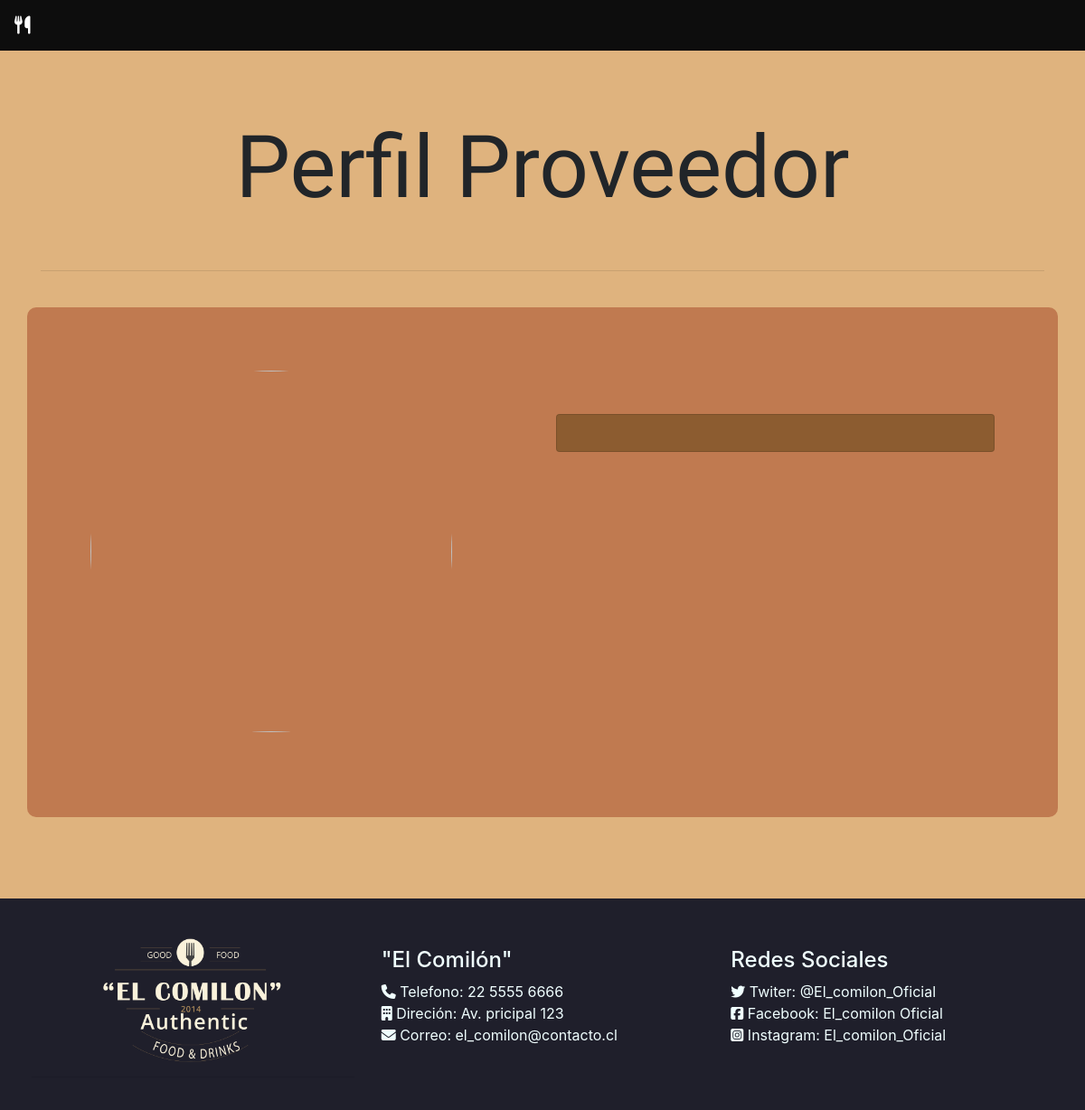
The page /proveedores/informacion on the database as committed earlier.
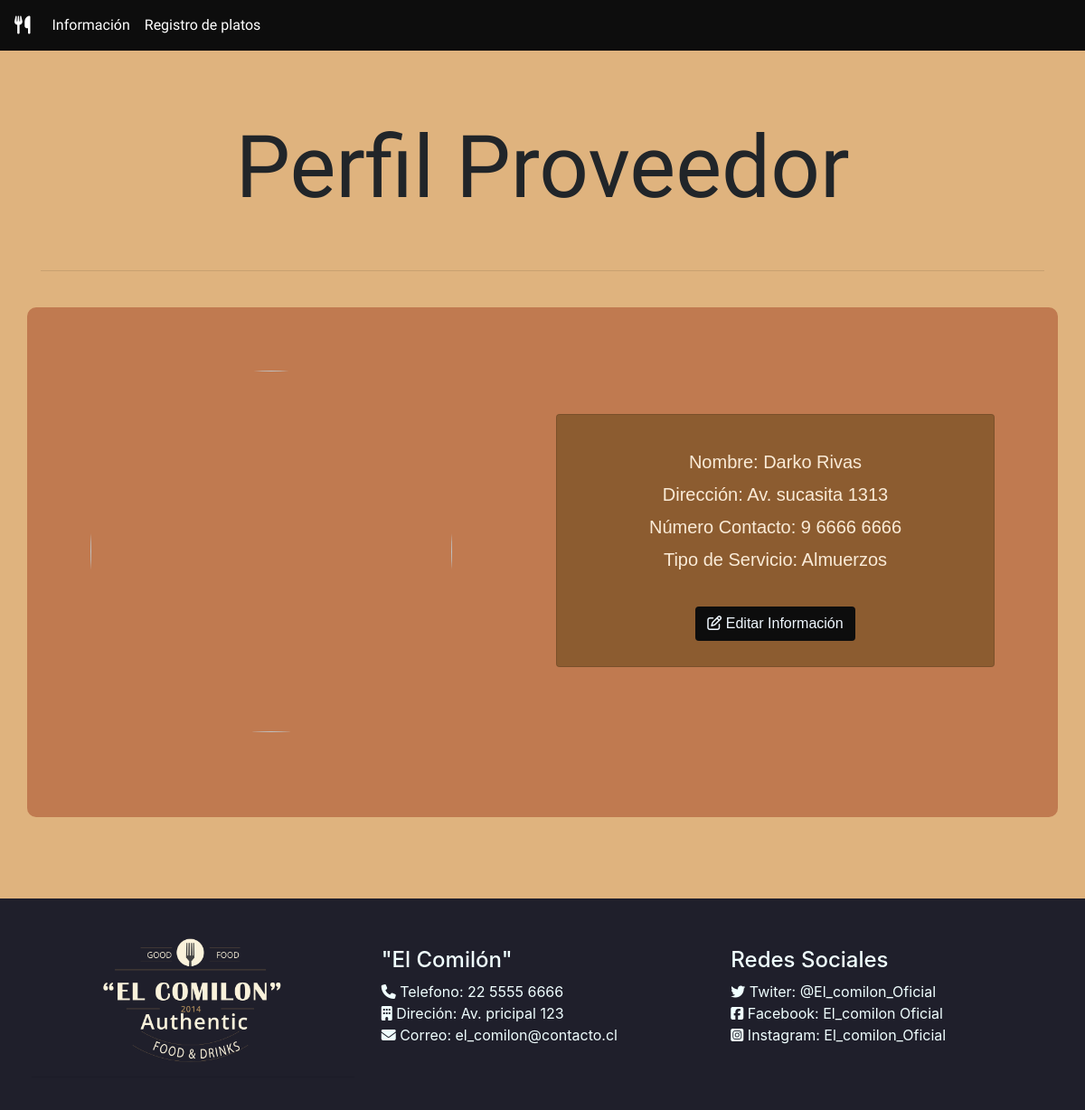
The same page on the database as committed later.
### proveedores/models.py (models this page shows, shortened)
class Nav_proveedores(models.Model):
	id_navbar = models.AutoField(db_column="idNavProveedores", primary_key=True)
	nav_proveedores = models.CharField(max_length=20, blank=False, null=False)
	url_proveedores = models.CharField(max_length=100, default='default_value')

class Informacion_proveedores(models.Model):
	id_informacion = models.AutoField(db_column="idInformacion", primary_key=True)
	nom_proveedor = models.CharField(max_length=50, blank=False, null=False)
	direccion_proveedor = models.CharField(max_length=100, blank=False, null=False)
	numero_proveedor = models.CharField(max_length=20, blank=False, null=False)
	tipo_servicio = models.CharField(max_length=50, blank=False, null=False)

### proveedores/views.py (the view)
# urls.py: path('informacion', views.informacion, name="informacion"),
def informacion(request):
	nav_proveedores = Nav_proveedores.objects.all()
	informacion_proveedores = Informacion_proveedores.objects.all()
	context = {
		'nav_proveedores' : nav_proveedores,
		'informacion_proveedores' : informacion_proveedores
    }
	return render (request, 'proveedores/informacion.html', context)

### proveedores/templates/proveedores/informacion.html (shortened to what this page needs)
{% load static %}
<!DOCTYPE html>
<html lang="en">
<head>
    <link rel="stylesheet" href="https://cdn.jsdelivr.net/npm/bootstrap@4.6.2/dist/css/bootstrap.min.css">
    <link rel="stylesheet" href="{% static 'usuarios/css/style.css' %}">
</head>
<body>
     <nav class="navbar navbar-expand-lg navbar-dark bg-light-brown">
        <a class="navbar-brand" href="#"><i class="fa-solid fa-utensils"></i></a>
        <div class="collapse navbar-collapse" id="navbarText">
          <ul class="navbar-nav mr-auto">
            {% for nav in nav_proveedores %}
            <li class="nav-item">
              <a class="nav-link" href="{{ nav.url_proveedores }}">{{ nav.nav_proveedores }}</a>
            </li>
            {% endfor %}
          </ul>
        </div>
      </nav>
        <br>
      <div class="container" >
        <div class="row my-5">
            <div class="col-md-12">
                <h1 style="text-align: center;">Perfil Proveedor</h1>
            </div>
        </div>
        <hr>
      </div>
      <br>
      <div class="container" style="background-color: #8c1c0360; padding: 70px; border-radius: 10px; margin-bottom: 90px;">
        <div class="row">
            <div class="col-md-6">
                <img class="circular--square" style="border-radius: 50%; text-align: center;" width="400px" height="400px" src="https://th.bing.com/th/id/OIP.zvAkNZ7MPJWGDrq0etVTNwHaHa?rs=1&pid=ImgDetMain" />
            </div>
            <div class="col-md-6 my-5">
                <div class="card" style="max-width: 3000px; text-align: center; background-color: #734f22ad; color: antiquewhite; padding: 20px;">
                    {% for i in informacion_proveedores %}
                    <div class="card-body" style="font-family: 'Franklin Gothic Medium', 'Arial Narrow', Arial, sans-serif;">
                        <h5 class="card-title"> Nombre: {{ i.nom_proveedor}} </h5>
                        <h5 class="card-title"> Dirección: {{ i.direccion_proveedor}} </h5>
                        <h5 class="card-title"> Número Contacto: {{ i.numero_proveedor}} </h5>
                        <h5 class="card-title"> Tipo de Servicio: {{ i.tipo_servicio}} </h5>
                    </div>
                    <div class="col-md-12 my-2" style="font-family: 'Franklin Gothic Medium', 'Arial Narrow', Arial, sans-serif;">
                        <button class="btn" style="background-color: #0D0D0D; color: aliceblue;"> <i class="fa-regular fa-pen-to-square"></i> Editar Información</button>
                    </div>
                    {% endfor %}
                </div>
            </div>
        </div>
        <br>
      </div>
      <div class="container-fluid">
        <div class="row d-flex justify-content-center align-items-center" style="background-color: rgb(31, 31, 43); padding: 20px;">
            <div class="col-lg-4 text-center">
              <br>
              <img src="{% static 'usuarios/images/logo.png'%}" alt="" class="img-fluid" style="max-width: 200px;">
              <hr>
            </div>
            <div class="col-lg-4">
              <h4 style="color: azure;">"El Comilón"</h4>
              <ul class="list-unstyled" style="color: azure;">
                <li><i class="fa-solid fa-phone"></i> Telefono: 22 5555 6666</li>
                <li><i class="fa-solid fa-building"></i> Direción: Av. pricipal 123</li>
                <li><i class="fa-solid fa-envelope"></i> Correo: el_comilon@contacto.cl </li>
              </ul>
            </div>
            <div class="col-lg-4 ">
              <h4 style="color: azure;">Redes Sociales</h4>
              <ul class="list-unstyled" style="color: azure;">
                <li><i class="fa-brands fa-twitter"></i> Twiter: @El_comilon_Oficial</li>
                <li><i class="fa-brands fa-square-facebook"></i> Facebook: El_comilon Oficial</li>
                <li><i class="fa-brands fa-square-instagram"></i> Instagram: El_comilon_Oficial </li>
              </ul>
            </div>
          </div>
      </div>
</body>
</html>

### usuarios/static/usuarios/css/style.css (style rules this page uses)
.bg-light-brown { background-color: #0D0D0D; color: rgb(255, 255, 255); }
.navbar { font-family: 'Kanit', sans-serif; }
.navbar-dark .navbar-nav .nav-link { color: white; }
body { background-color: #dfb37e; }
h1 { font-family: 'Grand Hotel', cursive; font-size: 6em; line-height: 1.2; }

Rows that differ between the two databases and show on the page:
added Nav_proveedores: nav_proveedores "Información"
added Nav_proveedores: nav_proveedores "Registro de platos"
added Informacion_proveedores: nom_proveedor "Darko Rivas", direccion_proveedor "Av. sucasita 1313", numero_proveedor "9 6666 6666", tipo_servicio "Almuerzos"
